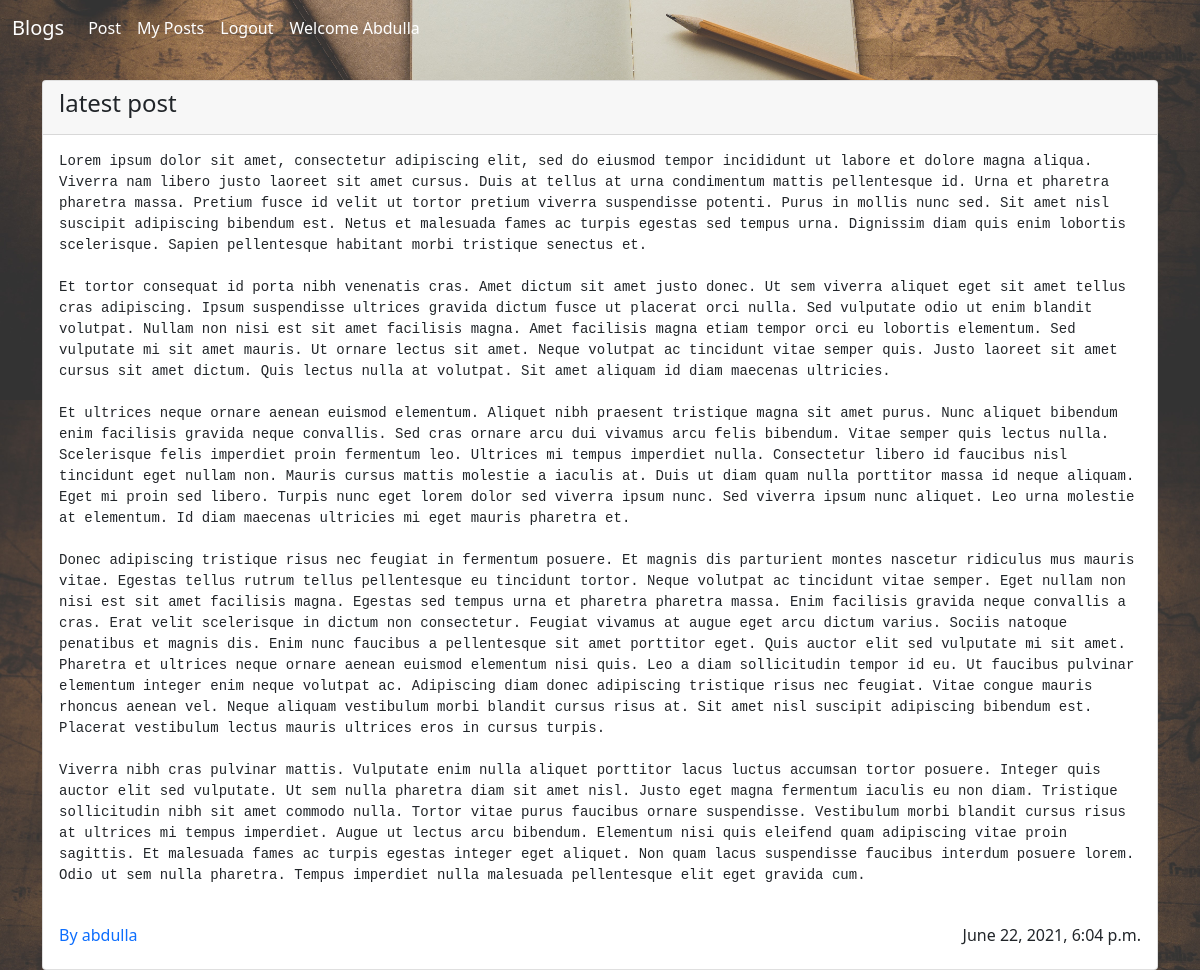
/read_post/2/ (signed in), run on the app's committed database.
### blog_app/models.py (models this page shows)
class Post(models.Model):
    title = models.CharField(max_length=100)
    content = models.TextField()
    author = models.ForeignKey(User, on_delete=models.CASCADE)
    created_at = models.DateTimeField(auto_now_add=True)
    updated_at = models.DateTimeField(auto_now=True)

### blog_app/views.py (the view)
# urls.py: path('read_post/<int:id>/', user_views.read_post, name='read_post'),
@login_required
def read_post(request, id):
    post = Post.objects.get(id=id)
    return render(request, 'blog_app/read_post.html', {'post': post})

### blog_app/templates/blog_app/read_post.html (shortened to what this page needs)
{% extends 'blog_app/base.html' %}
{% block content %}
<div class="container">
    <div class="row">
        <div class="col-md-12">
            <div class="card">
                <div class="card-header">
                    <div class="card-title">
                        <h4>{{ post.title }}</h4>
                    </div>
                </div>
                <div class="card-body">
                        <pre>{{ post.content }}</pre>
                        <br>
                        <a href="{% url 'author' post.author.username %}"><h6 style="float: left;">By {{ post.author }}</h6></a>
                        <h6 style="float: right;">{{ post.created_at }}</h6>
                </div>
            </div>
        </div>
    </div>
</div>
{% endblock %}

### blog_app/templates/blog_app/base.html (shortened to what this page needs)
{% load static %}
<!DOCTYPE html>
<html lang="en">
<head>
    <link href="https://cdn.jsdelivr.net/npm/bootstrap@5.0.0-beta3/dist/css/bootstrap.min.css" rel="stylesheet">
    <link rel="stylesheet" href="{% static 'css/main.css' %}">
</head>
{% if user.is_authenticated %}
<nav class="navbar navbar-expand-lg">
    <div class="container-fluid">
          <a class="navbar-brand text-white" href="{% url 'posts' %}">Blogs</a>
      <div class="collapse navbar-collapse" id="navbarNavAltMarkup">
        <div class="navbar-nav">
          <a class="nav-link text-white" href="{% url 'post' %}">Post</a>
          <a class="nav-link text-white" href="{% url 'my_posts' %}">My Posts</a>
          <a class="nav-link text-white" href="{% url 'logout' %}">Logout</a>
          {% with full_name=request.user.first_name.split %}
          {% for name in full_name|slice:":1" %}
          <a class="nav-link text-white" href="{% url 'profile' %}"> Welcome {{ name }}</a>
          {% endfor %}
          {% endwith %}
          {% endif %}
        </div>
      </div>
    </div>
</nav>
<br>
<body>
    {% block content %}
    {% endblock %}
</body>
</html>

### blog_app/static/css/main.css (style rules this page uses)
pre { white-space: pre-wrap; word-break: break-word; }

### blog_app/templates/blog_app/read_post.html (style rules this page uses)
pre { white-space: pre-wrap; word-break: break-word; }

### data on the page
Post: title "latest post", content "Lorem ipsum dolor sit amet, consectetur adipiscing elit, sed do eiusmod tempor incididunt ut labore et dolore magna aliqua. Viverra nam libero justo laoreet sit amet cursus. Duis at tellus at urna condimentum mattis pellentesque id. Urna et pharetra pharetra massa. Pretium fusce id velit ut tortor pretium viverra suspendisse potenti. Purus in mollis nunc sed. Sit amet nisl suscipit adipiscing bibendum est. Netus et malesuada fames ac turpis egestas sed tempus urna. Dignissim diam quis enim lobortis scelerisque. Sapien pellentesque habitant morbi tristique senectus et. Et tortor consequat id porta nibh venenatis cras. Amet dictum sit amet justo donec. Ut sem viverra aliquet eget sit amet…", author "abdulla", created_at "June 22, 2021, 6:04 p.m."

### other printed values
{{ name }} "Abdulla"
